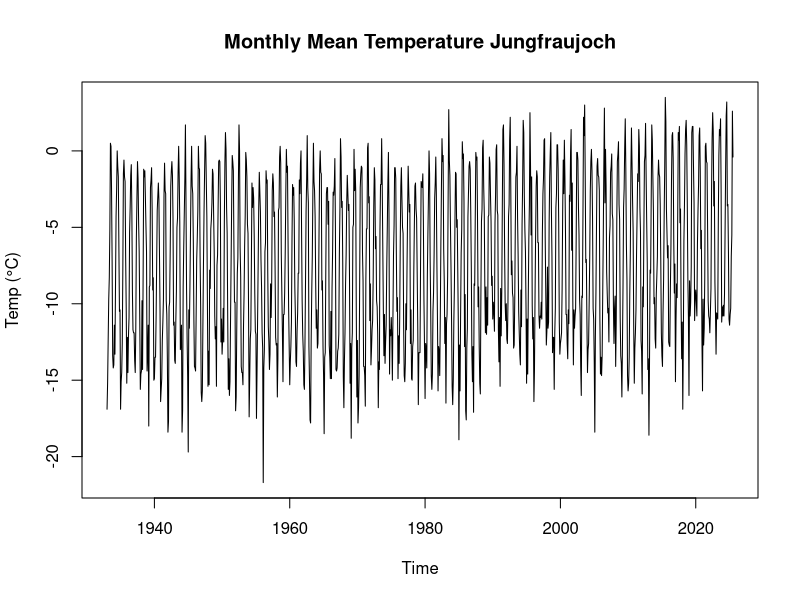
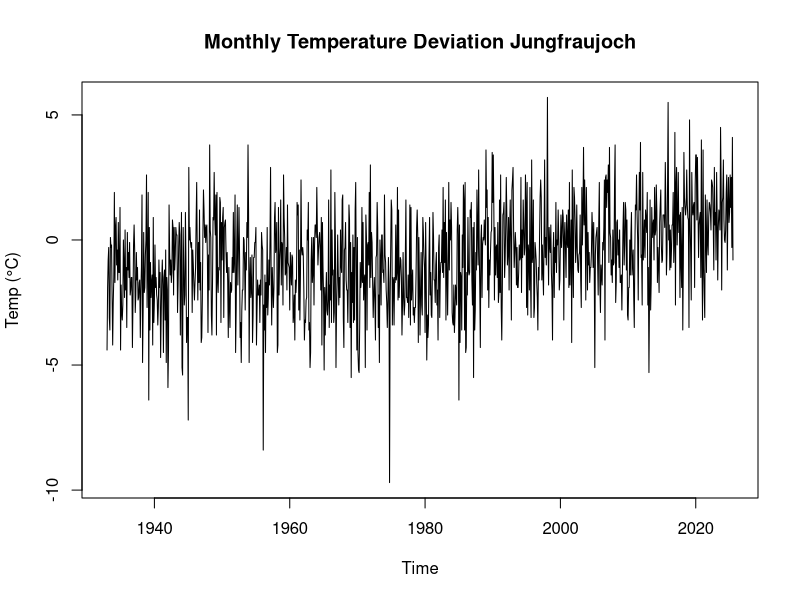
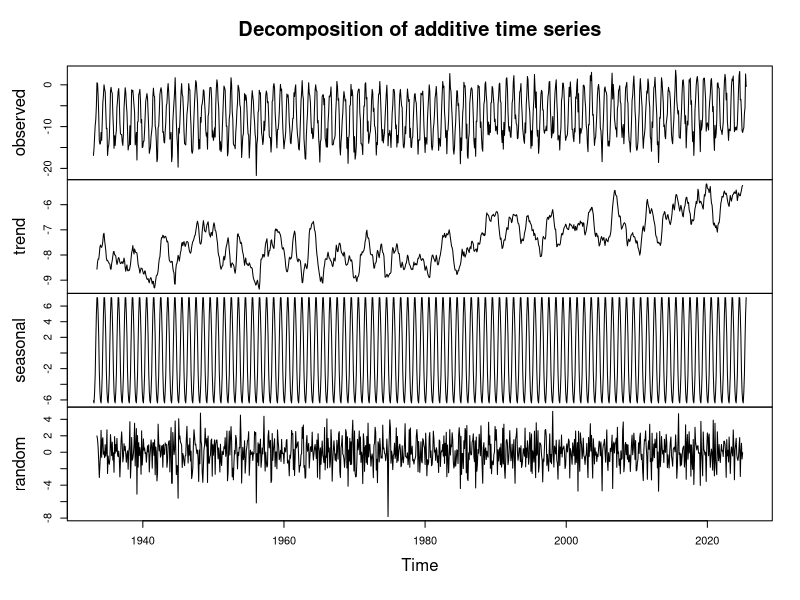
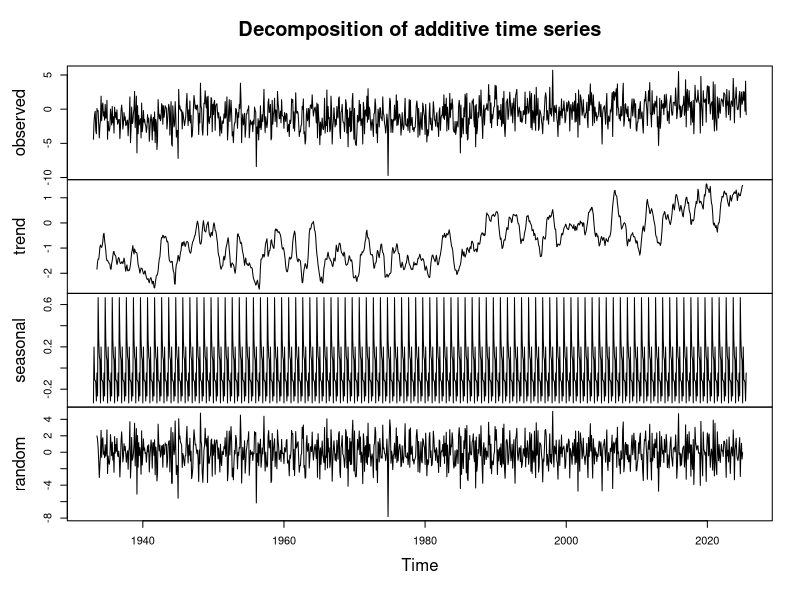
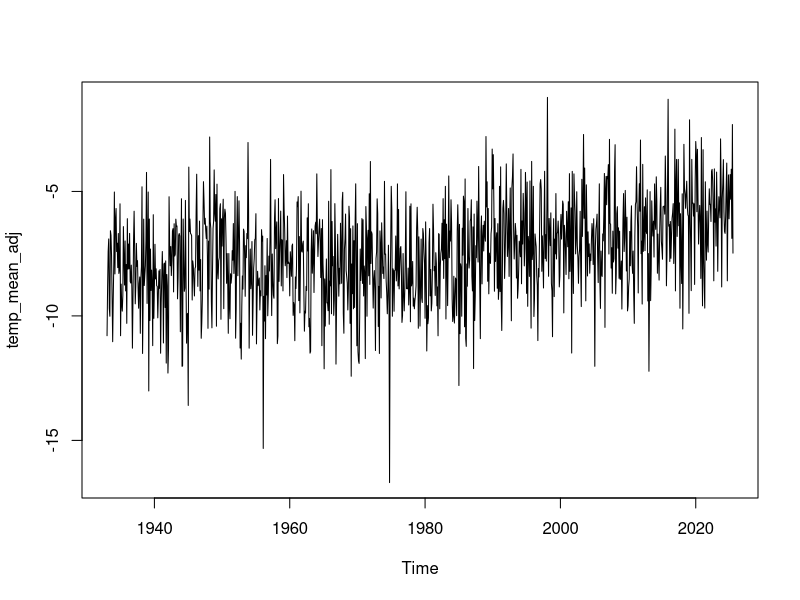
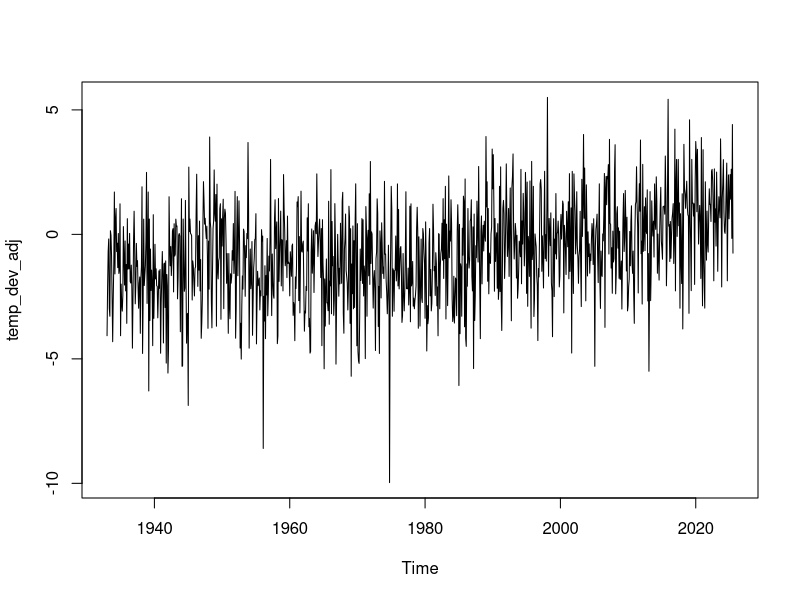

Generate these figures, in order, with R: (Note: this script raises an error after producing the figures.)
# libraries
library(readr)
library(dplyr)
library(lubridate)
library(tseries)
library(urca)

# read the datasets
df_jungfraujoch <- read.delim("data/raw/weather_monthly_jungfraujoch.csv", sep = ";")
df_sion <- read.delim("data/raw/weather_monthly_sion.csv", sep = ';')
df_brig_precipitation <- read.delim("data/raw/weather_rain_monthly_brig.csv")



# convert timestamp to datetime
df_jungfraujoch <- df_jungfraujoch %>%
  mutate(reference_timestamp = dmy_hm(reference_timestamp),
         year_month = floor_date(reference_timestamp, "month"))
# only keep columns needed for analysis
df_jungfraujoch_cleaned <- df_jungfraujoch %>% 
  select(station_abbr, reference_timestamp, ths200m0, th9120mv)
# rename columns
colnames(df_jungfraujoch_cleaned) <- c('station_abbr', 'reference_timestamp', 'temp_mean_C', 'temp_deviation_C')
head(df_jungfraujoch_cleaned)
summary(df_jungfraujoch_cleaned)
# check for NAs
colSums(is.na(df_jungfraujoch_cleaned)) # no NAs

# create time series object
# temp_mean monthly series
temp_mean_ts_jungfraujoch <- ts(df_jungfraujoch_cleaned$temp_mean_C,
                   start = c(1933, 1), frequency = 12)
# temp_deviation monthly series
temp_deviation_ts_jungfraujoch <- ts(df_jungfraujoch_cleaned$temp_deviation_C,
                        start = c(1933, 1), frequency = 12)

# plots
plot(temp_mean_ts_jungfraujoch, main = "Monthly Mean Temperature Jungfraujoch", ylab = "Temp (°C)")
plot(temp_deviation_ts_jungfraujoch, main = "Monthly Temperature Deviation Jungfraujoch", ylab = "Temp (°C)")

# decomposition (trend, seasonality, residuals)
temp_mean_ts_jungfraujoch_comp=decompose(temp_mean_ts_jungfraujoch)
temp_deviation_ts_jungfraujoch_comp=decompose(temp_deviation_ts_jungfraujoch)
plot(temp_mean_ts_jungfraujoch_comp)
plot(temp_deviation_ts_jungfraujoch_comp)

# adjust for seasonality
temp_mean_adj <- temp_mean_ts_jungfraujoch - temp_mean_ts_jungfraujoch_comp$seasonal
temp_dev_adj  <- temp_deviation_ts_jungfraujoch - temp_deviation_ts_jungfraujoch_comp$seasonal
plot(temp_mean_adj)
plot(temp_dev_adj)

# check stationarity
adf.test(temp_mean_adj)
adf.test(temp_dev_adj)

# check ACF and PACF
acf(temp_mean_adj_diff, main = "ACF: Differenced Temp Mean")
pacf(temp_mean_adj_diff, main = "PACF: Differenced Temp Mean")

acf(temp_dev_adj_diff, main = "ACF: Differenced Temp Deviation")
pacf(temp_dev_adj_diff, main = "PACF: Differenced Temp Deviation")
